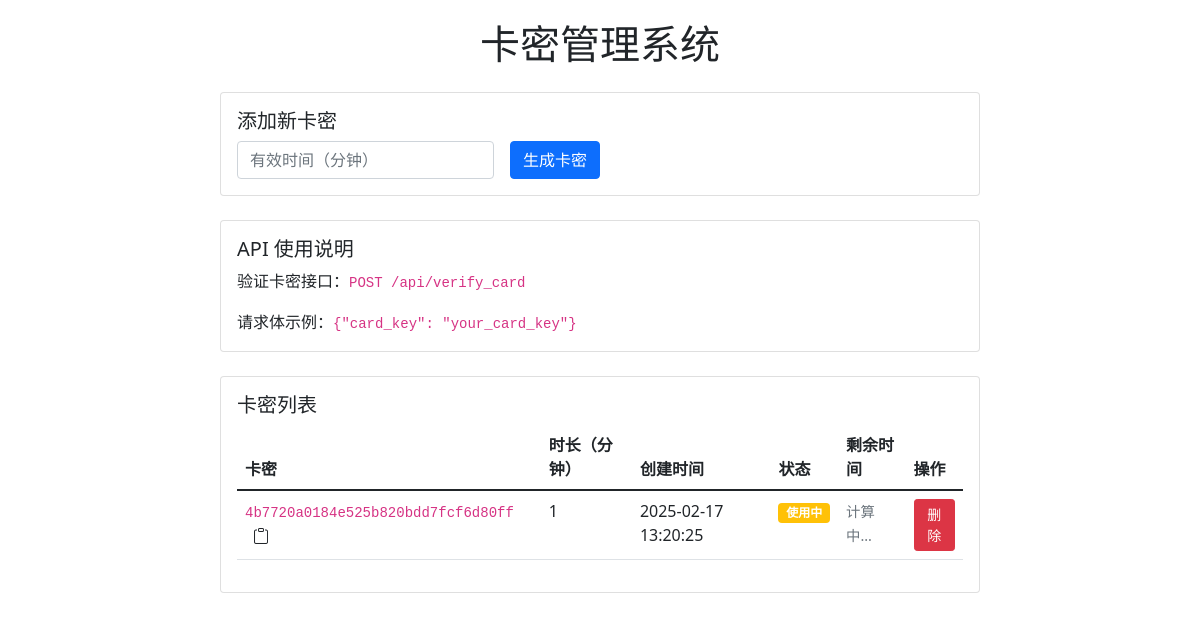
Before: / with the older database file.
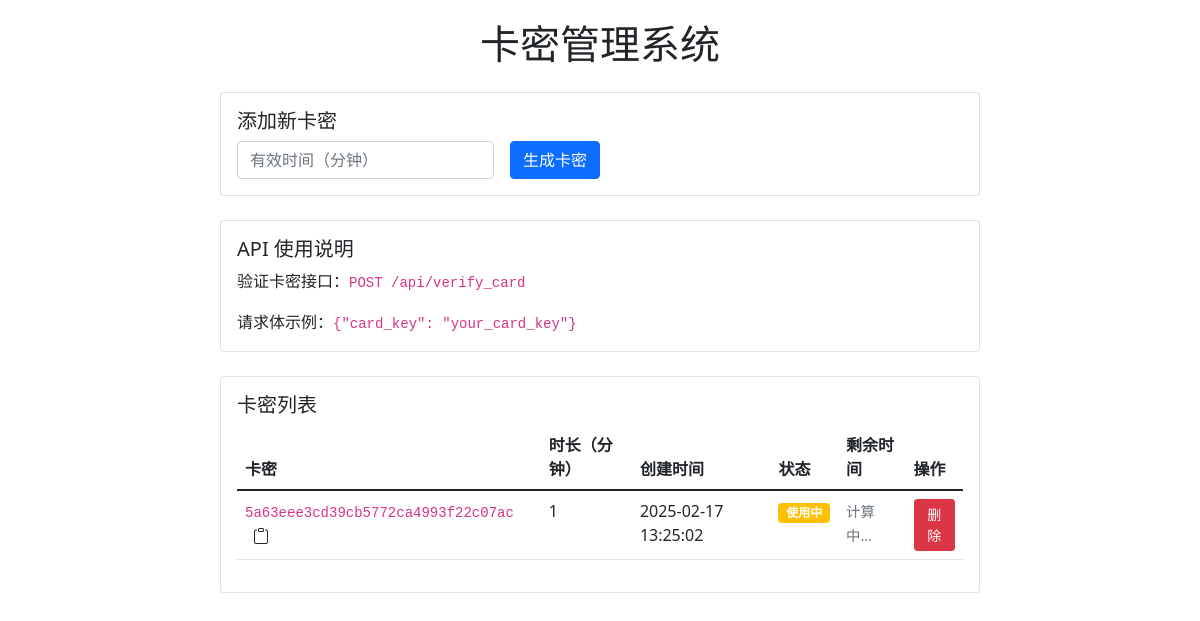
After: the same page with the newer database file.
### app.py (models this page shows, shortened)
class Card(db.Model):
    id = db.Column(db.Integer, primary_key=True)
    card_key = db.Column(db.String(32), unique=True, nullable=False)
    minutes = db.Column(db.Integer, nullable=False)
    created_at = db.Column(db.DateTime, nullable=False, default=datetime.now)
    is_used = db.Column(db.Boolean, default=False)
    used_at = db.Column(db.DateTime, nullable=True)
    device_id = db.Column(db.String(32), nullable=True)

### app.py (the view)
@app.route('/')
def index():
    try:
        cards = Card.query.all()
        return render_template('index.html', cards=cards)
    except Exception as e:
        app.logger.error(f"访问首页出错: {str(e)}")
        return render_template('index.html', cards=[], error="获取卡密列表失败")

### templates/index.html (shortened to what this page needs)
<!DOCTYPE html>
<html lang="zh">
<head>
    <link href="https://cdn.jsdelivr.net/npm/bootstrap@5.1.3/dist/css/bootstrap.min.css" rel="stylesheet">
</head>
<body>
    <div class="container card-container">
        <h1 class="text-center mb-4">卡密管理系统</h1>
        <div class="card mb-4">
            <div class="card-body">
                <h5 class="card-title">添加新卡密</h5>
                <form action="{{ url_for('add_card') }}" method="POST" class="row g-3">
                    <div class="col-auto">
                        <input type="number" class="form-control" name="minutes" placeholder="有效时间（分钟）" required>
                    </div>
                    <div class="col-auto">
                        <button type="submit" class="btn btn-primary">生成卡密</button>
                    </div>
                </form>
            </div>
        </div>
        <div class="card mb-4">
            <div class="card-body">
                <h5 class="card-title">API 使用说明</h5>
                <p class="card-text">验证卡密接口：<code>POST /api/verify_card</code></p>
                <p class="card-text">请求体示例：<code>{"card_key": "your_card_key"}</code></p>
            </div>
        </div>
        <div class="card">
            <div class="card-body">
                <h5 class="card-title">卡密列表</h5>
                <div class="table-responsive">
                    <table class="table">
                        <thead>
                            <tr>
                                <th>卡密</th>
                                <th>时长（分钟）</th>
                                <th>创建时间</th>
                                <th>状态</th>
                                <th>剩余时间</th>
                                <th>操作</th>
                            </tr>
                        </thead>
                        <tbody id="cards-table-body">
                            {% for card in cards %}
                            <tr id="card-row-{{ card.id }}">
                                <td>
                                    <code>{{ card.card_key }}</code>
                                    <i class="copy-btn bi bi-clipboard ms-2" onclick="copyToClipboard('{{ card.card_key }}')" title="复制卡密"></i>
                                </td>
                                <td>{{ card.minutes }}</td>
                                <td>{{ card.created_at.strftime('%Y-%m-%d %H:%M:%S') }}</td>
                                <td>
                                    {% if not card.is_used %}
                                        <span class="badge bg-success">未使用</span>
                                    {% elif card.is_used and card.used_at %}
                                        <span class="badge bg-warning" id="status-{{ card.id }}"
                                              data-used-at="{{ card.used_at.isoformat() }}"
                                              data-minutes="{{ card.minutes }}">使用中</span>
                                    {% else %}
                                        <span class="badge bg-danger">已过期</span>
                                    {% endif %}
                                </td>
                                <td>
                                    {% if card.is_used and card.used_at %}
                                        <span class="countdown" id="countdown-{{ card.id }}">计算中...</span>
                                    {% else %}
                                        -
                                    {% endif %}
                                </td>
                                <td>
                                    <form action="{{ url_for('delete_card', card_id=card.id) }}" method="POST" style="display: inline;">
                                        <button type="submit" class="btn btn-danger btn-sm" onclick="return confirm('确定要删除这个卡密吗？')">删除</button>
                                    </form>
                                </td>
                            </tr>
                            {% endfor %}
                        </tbody>
                    </table>
                </div>
            </div>
        </div>
    </div>
    <link rel="stylesheet" href="https://cdn.jsdelivr.net/npm/bootstrap-icons@1.7.2/font/bootstrap-icons.css">
</body>
</html>

### templates/index.html (style rules this page uses)
.card-container { max-width: 800px; margin: 0 auto; padding: 20px; }
.copy-btn { cursor: pointer; }
.countdown { font-size: 0.9em; color: #6c757d; }

Changed rows visible on the page:
removed Card: card_key "4b7720a0184e525b820bdd7fcf6d80ff", minutes "1", created_at "2025-02-17 13:20:25"
added Card: card_key "5a63eee3cd39cb5772ca4993f22c07ac", minutes "1", created_at "2025-02-17 13:25:02"
